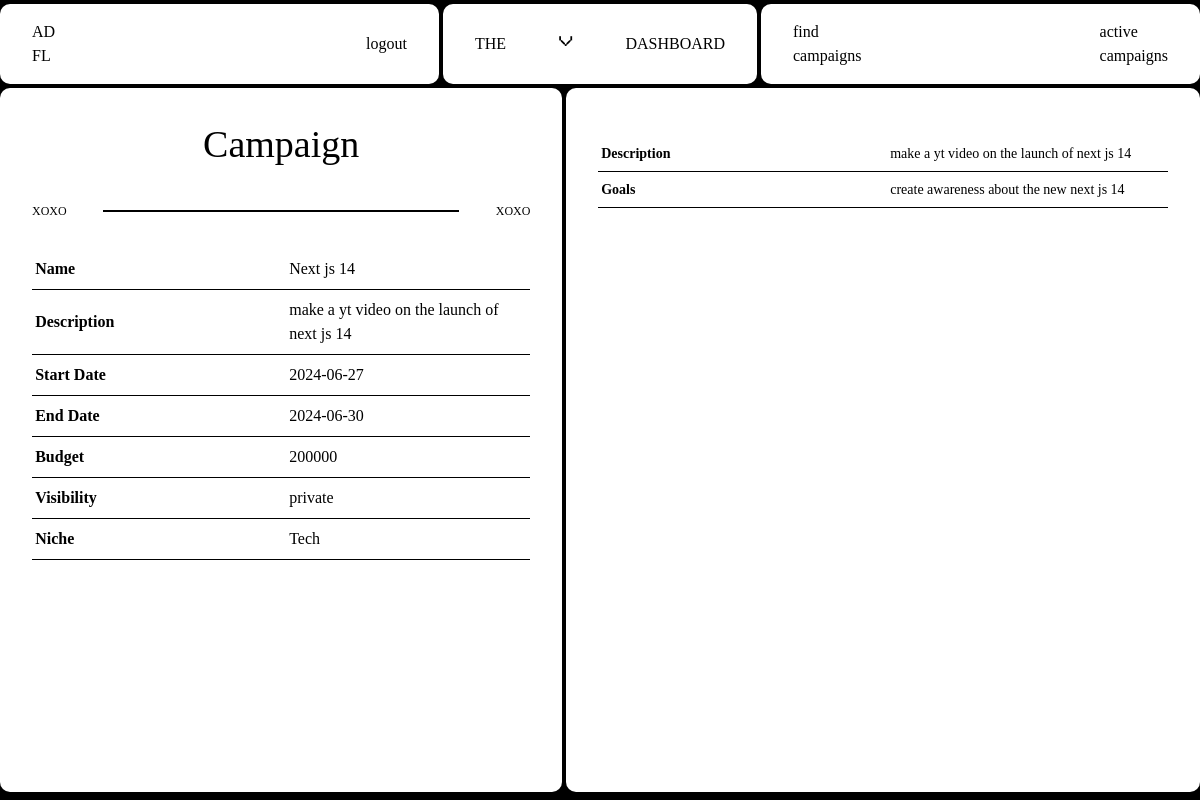
Page /influencer/viewCampaign/5 (signed in) on the committed database.
### Adfluence/models.py (models this page shows)
class Campaign(db.Model):
    __tablename__ = "campaign"
    id = db.Column(db.Integer, primary_key=True)
    name = db.Column(db.String(140), nullable=False)
    description = db.Column(db.Text, nullable=False)
    start_date = db.Column(db.Date, nullable=False)
    end_date = db.Column(db.Date, nullable=False)
    budget = db.Column(db.Integer, nullable=False)
    visibility = db.Column(db.String(10), nullable=False)  # 'public' or 'private'
    goals = db.Column(db.Text, nullable=False)
    niche = db.Column(db.String(100), nullable=False)
    status = db.Column(db.String(100), nullable=False, default="Incomplete")
    flagged = db.Column(db.Boolean, default=False)
    user_id = db.Column(db.Integer, db.ForeignKey("user.id"), nullable=False)
    ad_requests = db.relationship(
        "AdRequest", backref="campaign", cascade="all, delete-orphan"
    )
    campaign_requests = db.relationship(
        "campaignRequest", backref="campaign", cascade="all, delete-orphan"
    )

### Adfluence/influencer.py (the view)
@influencer.route("/viewCampaign/<int:campaign_id>")
@role_required("Influencer")
@login_required
def viewCampaign(campaign_id):
    campaign = Campaign.query.get_or_404(campaign_id)
    return render_template("Influencer/viewCampaign.html", campaign=campaign)

### Adfluence/views.py (called while the page is built)
def role_required(role):
    def decorator(f):
        @wraps(f)
        def decorated_function(*args, **kwargs):
            if current_user.role != role:
                abort(403)
            return f(*args, **kwargs)
        return decorated_function
    return decorator

### Adfluence/templates/Influencer/viewCampaign.html (shortened to what this page needs)
{% extends "base.html" %} {% block head %}
<link
  rel="stylesheet"
  href="{{ url_for('static', filename='src/influencer_css/view_campaign.css') }}"
/>
<div class="container">
  <nav>
    <div class="nav-1">
      <a href="{{ url_for('influencer.dashboard') }}" class="logo view">
        AD <br />
        FL
      </a>
      <a href="{{ url_for('views.logout') }}" class="view">logout</a>
    </div>
    <div class="nav-2">
      <p class="menu-button">the</p>
      <p class="x">v</p>
      <p class="menu-button">dashboard</p>
    </div>
    <div class="nav-3">
      <a href="{{ url_for('influencer.viewCampaigns') }}" class="create view">
        find  <br />
        campaigns
      </a>
      <a
        href="{{ url_for('influencer.activeCampaigns') }}"
        class="pattern-2 view"
      >
        active<br />
        campaigns
      </a>
    </div>
  </nav>
  <div class="content-wrapper">
    <div class="col-1 col">
      <div class="header">
        <h1>Campaign</h1>
      </div>
      <div class="numbers">
        <p>xoxo</p>
        <div class="hr"></div>
        <p>xoxo</p>
      </div>
      <div class="table-wrapper">
        <table class="first-table">
          <tr>
            <th>Name</th>
            <td>{{ campaign.name }}</td>
          </tr>
          <tr>
            <th>Description</th>
            <td>{{ campaign.description }}</td>
          </tr>
          <tr>
            <th>Start Date</th>
            <td>{{ campaign.start_date.strftime('%Y-%m-%d') }}</td>
          </tr>
          <tr>
            <th>End Date</th>
            <td>{{ campaign.end_date.strftime('%Y-%m-%d') }}</td>
          </tr>
          <tr>
            <th>Budget</th>
            <td>{{ campaign.budget }}</td>
          </tr>
          <tr>
            <th>Visibility</th>
            <td>{{ campaign.visibility }}</td>
          </tr>
          <tr>
            <th>Niche</th>
            <td>{{ campaign.niche }}</td>
          </tr>
        </table>
      </div>
    </div>
    <div class="col-2 col">
      <div class="table-wrapper">
        <table class="second-table">
          <tr>
            <th>Description</th>
            <td>{{ campaign.description }}</td>
          </tr>
          <tr>
            <th>Goals</th>
            <td>{{ campaign.goals }}</td>
          </tr>
        </table>
      </div>
    </div>
  </div>
</div>
{% endblock %}

### Adfluence/static/css/main.css (style rules this page uses)
html, :host { line-height: 1.5; -webkit-text-size-adjust: 100%; -moz-tab-size: 4; -o-tab-size: 4; tab-size: 4; font-family: ui-sans-serif, system-ui, sans-serif, "Apple Color Emoji", "Segoe UI Emoji", "Segoe UI Symbol", "Noto Color Emoji"; font-feature-settings: normal; font-variation-settings: normal; -webkit-tap-highlight-color: transparent; }
body { margin: 0; line-height: inherit; }
h1, h2, h3, h4, h5, h6 { font-size: inherit; font-weight: inherit; }
a { color: inherit; text-decoration: inherit; }
table { text-indent: 0; border-color: inherit; border-collapse: collapse; }
blockquote, dl, dd, h1, h2, h3, h4, h5, h6, hr, figure, p, pre { margin: 0; }
.container { width: 100%; }
@media (min-width: 640px) { .container { max-width: 640px; } }
@media (min-width: 768px) { .container { max-width: 768px; } }
@media (min-width: 1024px) { .container { max-width: 1024px; } }
* { margin: 0; padding: 0; }
.container { margin: 0 auto; }

### Adfluence/static/src/input.css (style rules this page uses)
* { margin: 0; padding: 0; cursor: none; }

### Adfluence/static/src/influencer_css/view_campaign.css (style rules this page uses)
* { margin: 0; padding: 0; box-sizing: border-box; }
html, body { width: 100%; height: 100%; background-color: #000; font-family: "Arame"; overflow: hidden; }
p { text-transform: uppercase; }
.x { font-family: sk; margin-top: -10px; font-size: 14px; }
.container { width: 100%; height: 100vh; max-width: 3840px; margin: 0 auto; display: flex; flex-direction: column; gap: 0.25em; }
nav { width: 100%; flex: 1; display: flex; gap: 0.25em; padding: 0.25em 0 0 0; background-color: #000; }
nav > div { display: flex; justify-content: space-between; align-items: center; padding: 1em 2em; background: #fff; color: #000; border-radius: 10px; }
.nav-1 { flex: 3; }
.nav-2 { flex: 2; }
.nav-3 { flex: 3; }
.content-wrapper { flex: 12; width: 100%; height: 100%; display: flex; padding: 0 0 0.5em 0; background-color: #000; gap: 0.25em; overflow: hidden; }
.content-wrapper .col { border-radius: 10px; background: #fff; padding: 3em 2em; }
.col-1 { flex: 7; display: flex; flex-direction: column; gap: 2em; }
.col-2 { flex: 8; display: flex; flex-direction: column; }
.col-1 p { font-size: 12px; line-height: 1; }
.col-1 h1 { font-size: 38px; margin-top: -20px; text-align: center; font-family: aux; }
.numbers { width: 100%; display: flex; align-items: center; justify-content: space-between; }
.numbers p { flex: 1; }
.numbers p:nth-child(3) { text-align: right; }
.numbers .hr { flex: 5; width: 100%; height: 2px; background: #000; }
.table-wrapper { width: 100%; overflow-x: auto; overflow-y: auto; display: flex; justify-content: center; }
.first-table { width: 100%; border-collapse: collapse; table-layout: fixed; }
.first-table th { position: sticky; top: 0; z-index: 1; background-color: #fff; padding: 0.5em 0.2em; border-bottom: 1px solid #000; text-align: left; }
.first-table td { padding: 0.5em 0.5em; border-bottom: 1px solid #000; text-align: left; vertical-align: top; word-wrap: break-word; white-space: normal; }
.view { cursor: pointer; transition: all 0.2s ease-out; }
.second-table { width: 100%; border-collapse: collapse; table-layout: fixed; }
.second-table th { position: sticky; top: 0; z-index: 1; background-color: #fff; padding: 0.5em 0.2em; border-bottom: 1px solid #000; text-align: left; vertical-align: top; word-wrap: break-word; white-space: normal; font-size: 14px; }
.second-table td { padding: 0.5em 0.5em; border-bottom: 1px solid #000; text-align: left; vertical-align: top; word-wrap: break-word; white-space: normal; font-size: 14px; }
.create { position: relative; }

### rows in the picture
Campaign: name "Next js 14", description "make a yt video on the launch of next js 14", start_date "2024-06-27", end_date "2024-06-30", budget "200000", visibility "private", niche "Tech", goals "create awareness about the new next js 14"
